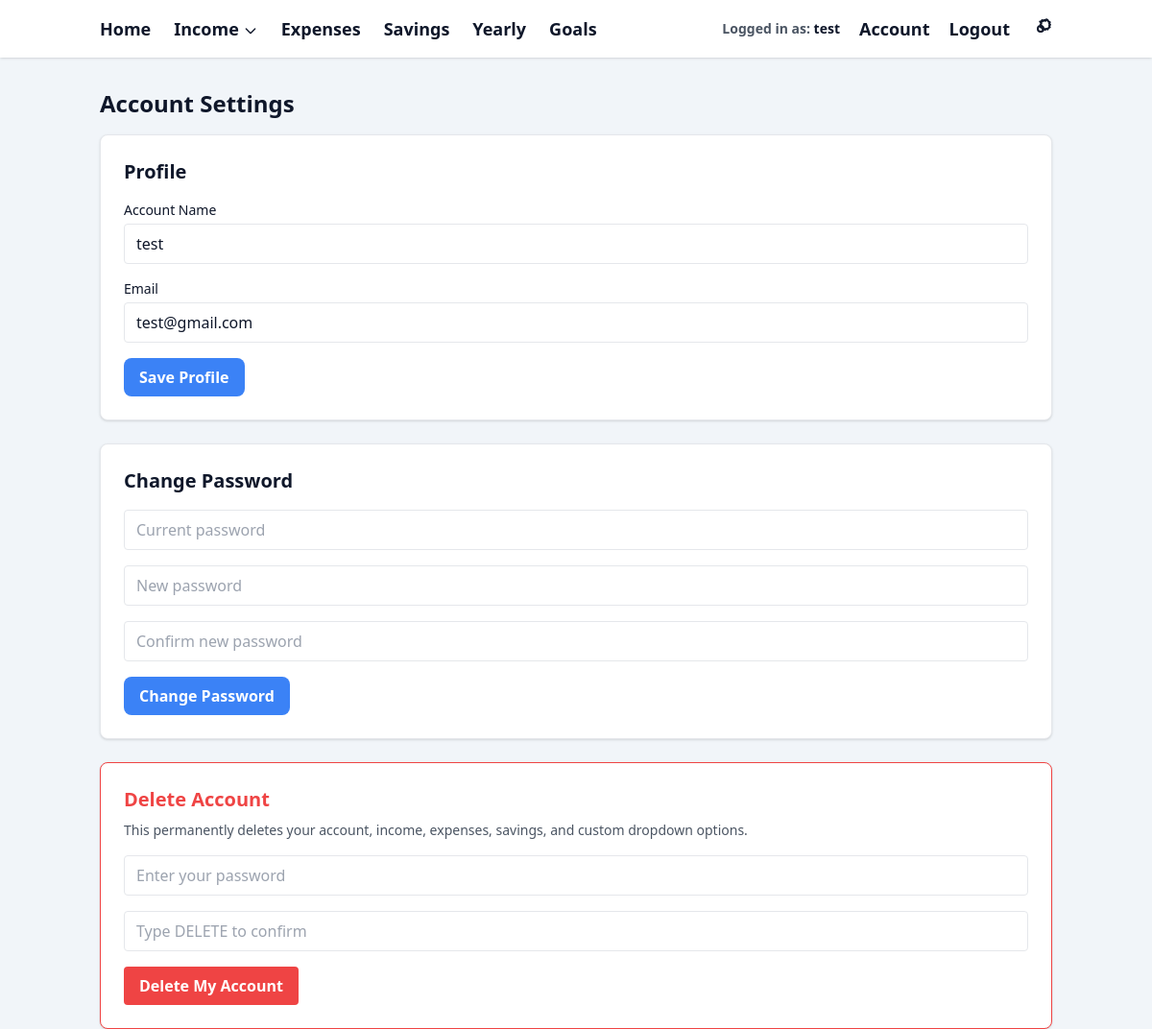
Page /account (signed in) on the committed database.
### models.py (models this page shows)
class User(db.Model):
    id = db.Column(db.Integer, primary_key=True)
    email = db.Column(db.String(255), unique=True, nullable=False)
    display_name = db.Column(db.String(100), nullable=True)
    password_hash = db.Column(db.String(255), nullable=True)
    created_at = db.Column(db.DateTime, default=datetime.utcnow)

### app.py (the view)
    @app.route("/account")
    @login_required
    def account():
        user = get_current_user()
        return render_template("auth/account.html", user=user)

### templates/auth/account.html
{% extends "base.html" %}
{% block content %}
<h2 class="text-2xl font-bold mb-4" style="color: var(--color-text);">
  Account Settings
</h2>
<div class="space-y-6">
  <div class="shadow rounded-lg p-6"
       style="background-color: var(--color-card-bg); border: 1px solid var(--color-border);">
    <h3 class="text-xl font-semibold mb-4" style="color: var(--color-text);">
      Profile
    </h3>
    <form method="POST" action="{{ url_for('update_profile') }}" class="space-y-4">
      <div>
        <label class="block text-sm font-medium mb-1" style="color: var(--color-text);">
          Account Name
        </label>
        <input
          type="text"
          name="display_name"
          value="{{ user.display_name or '' }}"
          required
          class="w-full rounded px-3 py-2"
          style="background-color: var(--color-input-bg);
                 border: 1px solid var(--color-border);
                 color: var(--color-text);"
        >
      </div>
      <div>
        <label class="block text-sm font-medium mb-1" style="color: var(--color-text);">
          Email
        </label>
        <input
          type="email"
          name="email"
          value="{{ user.email }}"
          required
          class="w-full rounded px-3 py-2"
          style="background-color: var(--color-input-bg);
                 border: 1px solid var(--color-border);
                 color: var(--color-text);"
        >
      </div>
      <button type="submit" class="btn-primary">
        Save Profile
      </button>
    </form>
  </div>
  <div class="shadow rounded-lg p-6"
       style="background-color: var(--color-card-bg); border: 1px solid var(--color-border);">
    <h3 class="text-xl font-semibold mb-4" style="color: var(--color-text);">
      Change Password
    </h3>
    <form method="POST" action="{{ url_for('change_password') }}" class="space-y-4">
      <input
        type="password"
        name="current_password"
        placeholder="Current password"
        required
        class="w-full rounded px-3 py-2"
        style="background-color: var(--color-input-bg);
               border: 1px solid var(--color-border);
               color: var(--color-text);"
      >
      <input
        type="password"
        name="new_password"
        placeholder="New password"
        required
        class="w-full rounded px-3 py-2"
        style="background-color: var(--color-input-bg);
               border: 1px solid var(--color-border);
               color: var(--color-text);"
      >
      <input
        type="password"
        name="confirm_password"
        placeholder="Confirm new password"
        required
        class="w-full rounded px-3 py-2"
        style="background-color: var(--color-input-bg);
               border: 1px solid var(--color-border);
               color: var(--color-text);"
      >
      <button type="submit" class="btn-primary">
        Change Password
      </button>
    </form>
  </div>
  <div class="shadow rounded-lg p-6"
       style="background-color: var(--color-card-bg); border: 1px solid var(--color-error);">
    <h3 class="text-xl font-semibold mb-2" style="color: var(--color-error);">
      Delete Account
    </h3>
    <p class="text-sm mb-4" style="color: var(--color-text-secondary);">
      This permanently deletes your account, income, expenses, savings, and custom dropdown options.
    </p>
    <form method="POST"
          action="{{ url_for('delete_account') }}"
          class="space-y-4"
          onsubmit="return confirm('This will permanently delete your account and all budget data. Continue?');">
      <input
        type="password"
        name="password"
        placeholder="Enter your password"
        required
        class="w-full rounded px-3 py-2"
        style="background-color: var(--color-input-bg);
               border: 1px solid var(--color-border);
               color: var(--color-text);"
      >
      <input
        type="text"
        name="confirm_text"
        placeholder="Type DELETE to confirm"
        required
        class="w-full rounded px-3 py-2"
        style="background-color: var(--color-input-bg);
               border: 1px solid var(--color-border);
               color: var(--color-text);"
      >
      <button type="submit"
              class="rounded px-4 py-2 font-semibold"
              style="background-color: var(--color-error); color: white;">
        Delete My Account
      </button>
    </form>
  </div>
</div>
{% endblock %}

### templates/base.html (shortened to what this page needs)
<!DOCTYPE html>
<html lang="en">
<head>
    <script src="https://cdn.tailwindcss.com"></script>
</head>
<body class="text-gray-800">
    <nav class="shadow mb-8" style="background-color: var(--color-navbar-bg);">
        <div class="max-w-5xl mx-auto px-4 py-4 flex items-center justify-between text-lg font-semibold">
            <div class="flex gap-6 items-center">
                <a href="{{ url_for('home') }}" class="nav-link">
                    Home
                </a>
                {% if session.get("user_id") %}
                    <div x-data="{ open: false }" class="relative">
                        <button
                            @click="open = !open"
                            @click.away="open = false"
                            class="nav-link flex items-center gap-1"
                        >
                            Income
                            <svg class="w-4 h-4 mt-1"
                                 fill="none"
                                 stroke="currentColor"
                                 stroke-width="2"
                                 viewBox="0 0 24 24">
                                <path
                                    stroke-linecap="round"
                                    stroke-linejoin="round"
                                    d="M19 9l-7 7-7-7"
                                />
                            </svg>
                        </button>
                    </div>
                    <a href="{{ url_for('expenses_view_redirect') }}"
                       class="nav-link">
                        Expenses
                    </a>
                    <a href="{{ url_for('savings_view_redirect') }}"
                       class="nav-link">
                        Savings
                    </a>
                    <a href="{{ url_for('yearly') }}" class="nav-link">
                        Yearly
                    </a>
                    <a href="{{ url_for('goals') }}" class="nav-link">
                        Goals
                    </a>
                {% endif %}
            </div>
            <div class="flex items-center gap-5">
                {% if session.get("user_id") %}
                    <div class="text-sm hidden sm:block"
                         style="color: var(--color-text-secondary);">
                        Logged in as:
                        <span style="color: var(--color-text); font-weight: 600;">
                            {{ session.get("display_name") or session.get("user_email") }}
                        </span>
                    </div>
                    <a href="{{ url_for('account') }}"
                        class="nav-link">
                        Account
                    </a>
                    <a href="{{ url_for('logout') }}"
                       class="nav-link">
                        Logout
                    </a>
                    <a href="{{ url_for('settings') }}"
                       class="nav-link"
                       title="Settings">
                    </a>
                {% endif %}
            </div>
        </div>
    </nav>
    <div class="max-w-5xl mx-auto px-4">
        {% block content %}
        {% endblock %}
    </div>
</body>
</html>

### templates/base.html (style rules this page uses)
:root { --color-bg: #f1f5f9; --color-navbar-bg: #ffffff; --color-card-bg: #ffffff; --color-border: #e5e7eb; --color-input-bg: #ffffff; --color-text: #0f172a; --color-text-secondary: #4b5563; --color-primary: #3b82f6; --color-primary-hover: #2563eb; --color-accent: #93c5fd; --color-success: #22c55e; --color-error: #ef4444; --color-warning: #f59e0b; }
body { background-color: var(--color-bg); color: var(--color-text); }
.btn-primary { background-color: var(--color-primary); color: #ffffff; border-radius: 0.5rem; padding: 0.5rem 1rem; font-weight: 600; transition: background-color 0.15s ease, transform 0.1s ease; }
.nav-link { color: var(--color-text); }

### rows in the picture
User: get "test", display_name "test", email "test@gmail.com"
